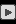

The image is a tile-based game level rendered from a .tmx file. Its description and complete source (layers, tilesets, objects, tile grids) follow:
An orthogonal 2x3 tile map with 8x8 px tiles, 1 tile layer (Tile Layer 1).

<map version="1.2" tiledversion="1.3.2" orientation="orthogonal" renderorder="right-down" compressionlevel="-1" width="2" height="3" tilewidth="8" tileheight="8" infinite="0" nextlayerid="2" nextobjectid="1">
 <tileset firstgid="1" source="boxesTileset.tsx" />
 <layer id="1" name="Tile Layer 1" width="2" height="3">
  <data encoding="csv">
22,23,
24,25,
28,29
</data>
 </layer>
</map>
